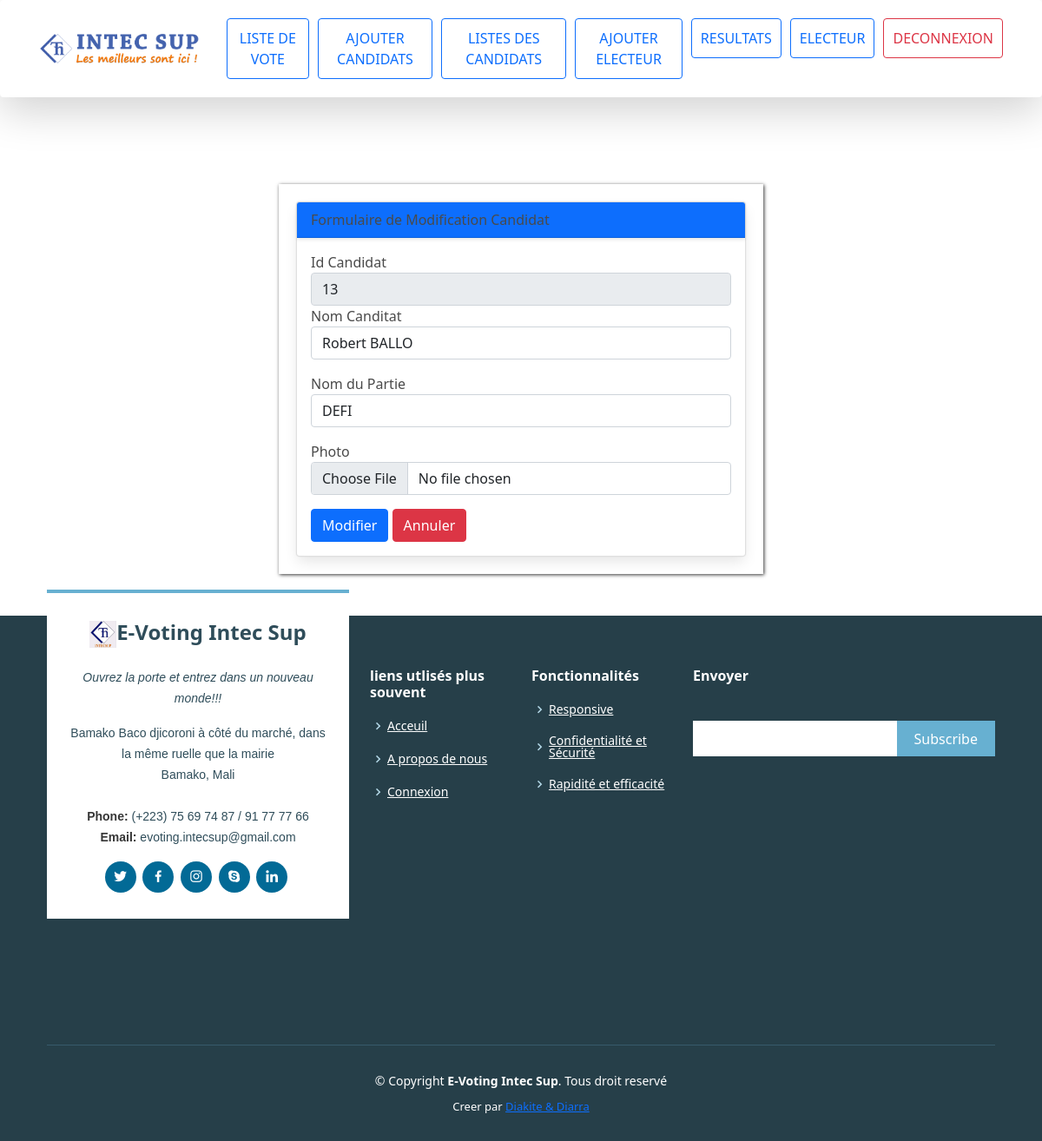
The page /?page=editCandidat&id_Candidat=13 (signed in) on the database its author committed.
### tables this page shows
CREATE TABLE IF NOT EXISTS `candidat` (
  `id_candidat` int NOT NULL AUTO_INCREMENT,
  `nom_candidat` varchar(60) DEFAULT NULL,
  `nom_partie` text,
  `photo_parti` text,
  PRIMARY KEY (`id_candidat`),
  UNIQUE KEY `photo` (`id_candidat`)
);

### model/candidat.php (called while the page is built, shortened)
<?php
    class Candidat{
    public function getCandidatById($id_candidat){
      $ob_connexion=new Connexion();
      $db=$ob_connexion->getDB();
      $candidat=null;
      if (!is_null($db))
         {
            $sql="SELECT * from candidat WHERE id_candidat=$id_candidat";
            $result=$db->query($sql);
            $candidat=$result->fetchAll(PDO::FETCH_ASSOC);
         }
      return $candidat;
      }
    }
?>

### view/candidat/modifCandidat.php (the view, shortened to what this page needs)
<!DOCTYPE html>
<html lang="fr">
<head>
    <link href="https://cdn.jsdelivr.net/npm/bootstrap@5.1.0/dist/css/bootstrap.min.css" rel="stylesheet">
    <link rel="stylesheet" href="css/style.css">
    <link rel="stylesheet" href="assets/bootstrap-5.2.0/css/bootstrap.css">
  <link href="assets/vendor/aos/aos.css" rel="stylesheet">
  <link href="assets/vendor/bootstrap/css/bootstrap.min.css" rel="stylesheet">
  <link href="assets/vendor/bootstrap-icons/bootstrap-icons.css" rel="stylesheet">
  <link href="assets/vendor/boxicons/css/boxicons.min.css" rel="stylesheet">
  <link href="assets/vendor/glightbox/css/glightbox.min.css" rel="stylesheet">
  <link href="assets/vendor/swiper/swiper-bundle.min.css" rel="stylesheet">
</head>
<body>
   <?php
      require_once "model/candidat.php";
      $ob_candidat=new Candidat();
      $candidat=$ob_candidat->getCandidatById($_GET['id_Candidat']);
   ?>
     <div class="container">
         <div class="row">
             <div class="col-md-6 offset-md-3" style="box-shadow: 1px 1px 4px 0 rgba(0,0,0,.8); padding:20px">
             <div class="card">
                <div class="card-header bg-primary">
                   Formulaire de Modification Candidat
                </div>
                <div class="card-body">
                      <form action="controller/candidatController.php" method="post" enctype="multipart/form-data">
                      <div class="form-group">
                             <label class="control-label">Id Candidat</label>
                             <input name="id_candidat" readonly="readonly"   class="form-control" value="<?php echo $candidat[0]['id_candidat']; ?>">
                          </div>
                      <div class="form-group">
                             <label class="control-label">Nom Canditat</label>
                             <input name="nom_candidat" type="text" class="form-control"  required value="<?php echo $candidat[0]['nom_candidat']; ?>">
                          </div>
                          <div class="form-group mt-3">
                             <label class="control-label">Nom du Partie</label>
                             <input name="nom_partie" type="text" class="form-control" required value="<?php echo $candidat[0]['nom_partie']; ?>">
                          </div>
                          <div class="form-group mt-3">
                             <label class="control-label">Photo</label>
                             <input name="photo_parti" type="file" class="form-control" required value="<?php echo $candidat[0]['photo_parti']; ?>">
                          </div>
                          <div class="form-group mt-3">
                              <button type="submit" class="btn btn-primary" name="btn_modif_candidat">Modifier</button>
                              <button type="reset" class="btn btn-danger" >Annuler</button>
                            </div>
                      </form>
                </div>
                </div>
             </div>
         </div>
     </div>
<?php include 'view/partager/footer.php';?>

### css/css1.css (style rules this page uses)
.container { position: relative; width: 320px; margin: 100px auto 0 auto; perspective: 1000px; }

### rows shown on the page
candidat: id_candidat "13", nom_candidat "Robert BALLO", nom_partie "DEFI"
